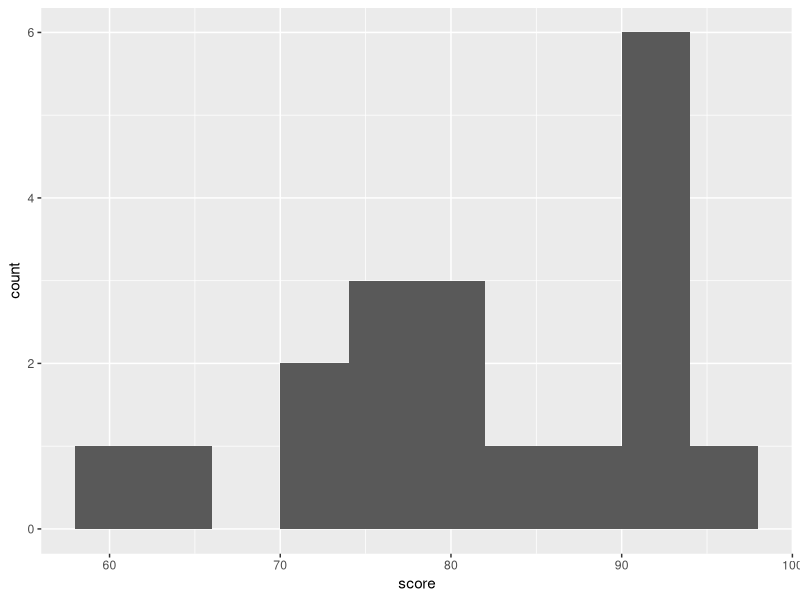

The R script that drew this image:
## ---- chunk 1

library(tidyverse)
library(kableExtra)
library(broom)
library(skimr)

## ---- chunk 2

scores <- c(39,35.5,47.5,42,36,38.5,40,46,46.5,46.5,40,32,29.5,40,46,44,47,46.5,39)
percentages <- tibble(score = scores/50*100) 
percentages_5 <- tibble(score = scores/45*100)

percentages |> 
    summary() |> 
    kable("latex",
          booktabs = TRUE,
#          col.names = NULL, 
          caption = "Midterm 1 - raw scores") %>% 
  kable_styling(latex_options = c("striped",
                                  font_size = 12,
                                  "H"#,"scale_down"
                                  )) 

percentages_5 |> 
    summary() |> 
    kable("latex",
          booktabs = TRUE,
#          col.names = NULL, 
          caption = "Midterm 1 - adjusted scores") %>% 
  kable_styling(latex_options = c("striped",
                                  font_size = 12,
                                  "H"#,"scale_down"
                                  ))
    

    

## ---- chunk 3
percentages |> 
    ggplot(aes(x = score)) +
    geom_histogram(bins = 10)
